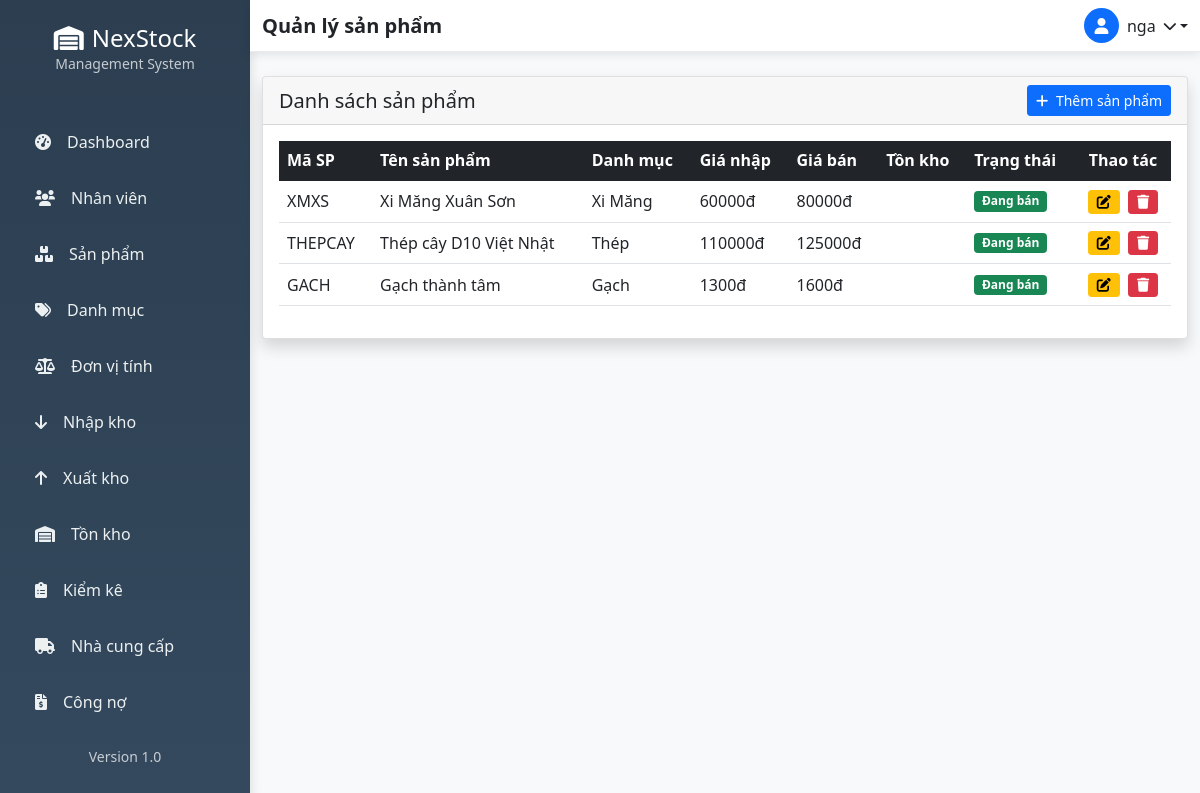
The app's page /san-pham/ (signed in), older data.
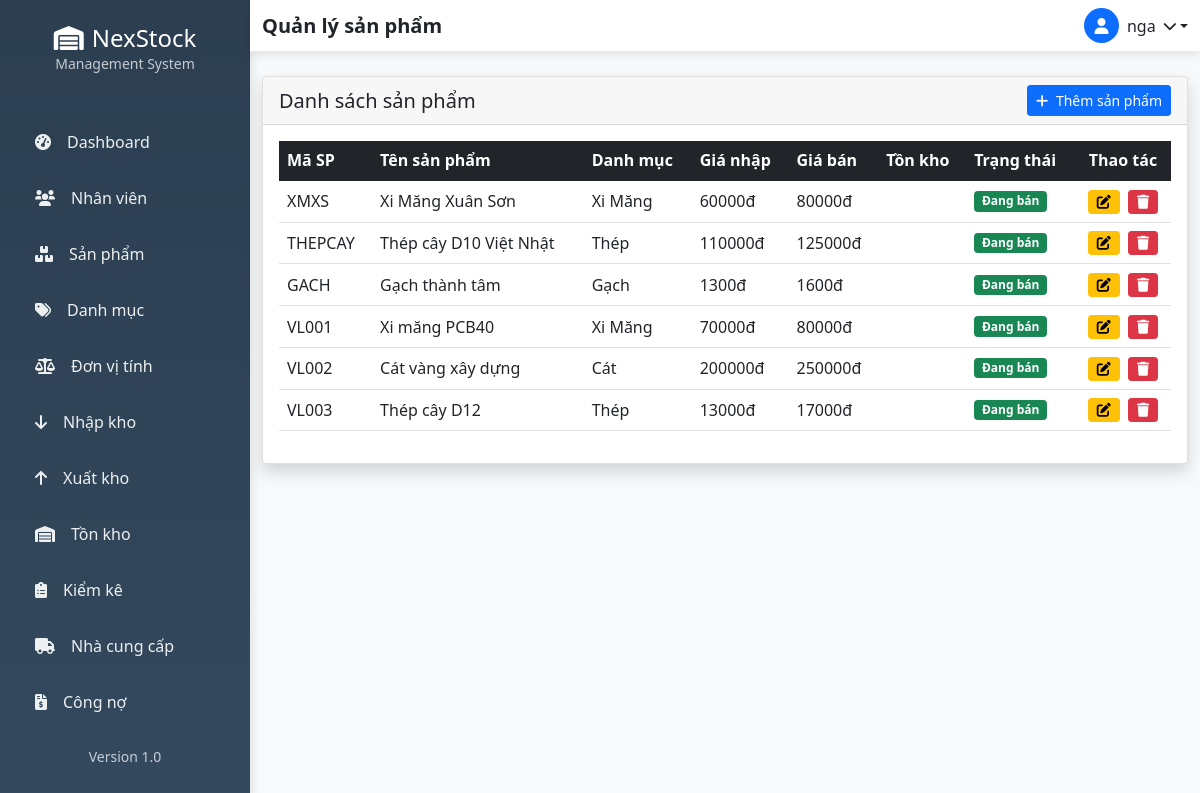
The same page, newer data.
### accounts/models.py (models this page shows, shortened)
class NguoiDung(AbstractUser):
    ho_ten = models.CharField(max_length=100, blank=True)
    vai_tro = models.CharField(max_length=20, choices=[
        ('admin', 'Quản trị viên'),
        ('manager', 'Quản lý'),
        ('staff', 'Nhân viên'),
    ], default='staff')
    trang_thai = models.BooleanField(default=True)

### products/models.py (models this page shows, shortened)
class SanPham(models.Model):
    danh_muc = models.ForeignKey(DanhMucSanPham, on_delete=models.CASCADE)
    don_vi_tinh = models.ForeignKey(DonViTinh, on_delete=models.CASCADE)
    ma_san_pham = models.CharField(max_length=50, unique=True)
    ten_san_pham = models.CharField(max_length=200)
    mo_ta = models.TextField(blank=True, null=True)
    gia_nhap = models.DecimalField(max_digits=15, decimal_places=2)
    gia_ban = models.DecimalField(max_digits=15, decimal_places=2)
    trang_thai = models.BooleanField(default=True)
    ngay_tao = models.DateTimeField(auto_now_add=True)
    class Meta:
        verbose_name = "Sản phẩm"
        verbose_name_plural = "Sản phẩm"

class DanhMucSanPham(models.Model):
    ten_danh_muc = models.CharField(max_length=100)
    mo_ta = models.TextField(blank=True, null=True)
    trang_thai = models.BooleanField(default=True)
    ngay_tao = models.DateTimeField(auto_now_add=True)
    class Meta:
        verbose_name = "Danh mục sản phẩm"
        verbose_name_plural = "Danh mục sản phẩm"

### products/views.py (the view)
# urls.py: path('', views.product_list, name='product_list'),
@login_required
def product_list(request):
    products = SanPham.objects.all()
    return render(request, 'products/product_list.html', {'products': products})

### templates/products/product_list.html (shortened to what this page needs)
{% extends 'base.html' %}
{% block page_title %}Quản lý sản phẩm{% endblock %}
{% block content %}
<div class="card shadow">
    <div class="card-header d-flex justify-content-between align-items-center">
        <h5 class="card-title mb-0">Danh sách sản phẩm</h5>
        <a href="{% url 'product_create' %}" class="btn btn-primary btn-sm">
            <i class="fas fa-plus me-1"></i> Thêm sản phẩm
        </a>
    </div>
    <div class="card-body">
        <div class="table-responsive">
            <table class="table table-hover align-middle">
                <thead class="table-dark">
                    <tr>
                        <th>Mã SP</th>
                        <th>Tên sản phẩm</th>
                        <th>Danh mục</th>
                        <th>Giá nhập</th>
                        <th>Giá bán</th>
                        <th>Tồn kho</th>
                        <th>Trạng thái</th>
                        <th class="text-center">Thao tác</th>
                    </tr>
                </thead>
                <tbody>
                    {% for product in products %}
                    <tr>
                        <td>{{ product.ma_san_pham }}</td>
                        <td>{{ product.ten_san_pham }}</td>
                        <td>{{ product.danh_muc.ten_danh_muc }}</td>
                        <td>{{ product.gia_nhap|floatformat:0 }}đ</td>
                        <td>{{ product.gia_ban|floatformat:0 }}đ</td>
                        <td>{{ product.ton_kho }}</td>
                        <td>
                            {% if product.trang_thai %}
                                <span class="badge bg-success">Đang bán</span>
                            {% else %}
                                <span class="badge bg-secondary">Ngừng bán</span>
                            {% endif %}
                        </td>
                        <td class="text-center">
                            <a href="{% url 'product_edit' product.id %}" class="btn btn-sm btn-warning me-1">
                                <i class="fas fa-edit"></i>
                            </a>
                            <a href="{% url 'product_delete' product.id %}" class="btn btn-sm btn-danger">
                                <i class="fas fa-trash"></i>
                            </a>
                        </td>
                    </tr>
                    {% empty %}
                    <tr>
                        <td colspan="8" class="text-center text-muted">Chưa có sản phẩm nào.</td>
                    </tr>
                    {% endfor %}
                </tbody>
            </table>
        </div>
    </div>
</div>
{% endblock %}

### templates/base.html (shortened to what this page needs)
{% load static %}
<html lang="vi">
<head>
    <link href="https://cdn.jsdelivr.net/npm/bootstrap@5.1.3/dist/css/bootstrap.min.css" rel="stylesheet">
    <link rel="stylesheet" href="https://cdnjs.cloudflare.com/ajax/libs/font-awesome/6.0.0/css/all.min.css">
</head>
<body>
{% if user.is_authenticated %}
<div class="d-flex">
    <div class="sidebar">
        <div class="sidebar-header text-center py-4">
            <h4 class="text-white mb-0">
                <i class="fas fa-warehouse me-2"></i>NexStock
            </h4>
            <small class="text-light opacity-75">Management System</small>
        </div>
        <nav class="nav flex-column mt-3">
            <a class="nav-link {% if request.resolver_match.url_name == 'dashboard' %}active{% endif %}"
               href="{% url 'dashboard' %}">
                <i class="fas fa-tachometer-alt me-3"></i>Dashboard
            </a>
            <a class="nav-link {% if 'nhan-vien' in request.path %}active{% endif %}"
               href="{% url 'danh_sach_nhan_vien' %}">
                <i class="fas fa-users me-3"></i>Nhân viên
            </a>
            <a class="nav-link {% if 'product' in request.path %}active{% endif %}"
               href="{% url 'product_list' %}">
                <i class="fas fa-boxes me-3"></i>Sản phẩm
            </a>
            <a class="nav-link {% if 'category' in request.path %}active{% endif %}"
               href="{% url 'category_list' %}">
                <i class="fas fa-tags me-3"></i>Danh mục
            </a>
            <a class="nav-link {% if 'unit' in request.path %}active{% endif %}"
               href="{% url 'unit_list' %}">
                <i class="fas fa-balance-scale me-3"></i>Đơn vị tính
            </a>
            <a class="nav-link {% if 'nhap' in request.path %}active{% endif %}"
               href="{% url 'inventory:danh_sach_nhap' %}">
                <i class="fas fa-arrow-down me-3"></i>Nhập kho
            </a>
            <a class="nav-link {% if 'xuat' in request.path %}active{% endif %}"
               href="{% url 'inventory:danh_sach_xuat' %}">
                <i class="fas fa-arrow-up me-3"></i>Xuất kho
            </a>
            <a class="nav-link {% if 'ton-kho' in request.path %}active{% endif %}"
               href="{% url 'inventory:chi_tiet_ton_kho' kho_id=1 %}">
                <i class="fas fa-warehouse me-3"></i>Tồn kho
            </a>
            <a class="nav-link {% if 'kiem-ke' in request.path %}active{% endif %}"
               href="{% url 'inventory:danh_sach_kiem_ke' %}">
                <i class="fas fa-clipboard-list me-3"></i>Kiểm kê
            </a>
            <a class="nav-link" href="/doi-tac/nha-cung-cap/">
                <i class="fas fa-truck me-3"></i>Nhà cung cấp
            </a>
            <a class="nav-link {% if 'debt' in request.path %}active{% endif %}"
               href="{% url 'debt:congno_list' %}">
                <i class="fas fa-file-invoice-dollar me-3"></i>Công nợ
            </a>
        </nav>
        <div class="sidebar-footer mt-auto p-3 text-center">
            <small class="text-light opacity-75">Version 1.0</small>
        </div>
    </div>
    <div class="main-content flex-grow-1">
        <nav class="navbar navbar-custom navbar-expand-lg">
            <div class="container-fluid d-flex justify-content-between">
                <h5 class="mb-0 fw-bold">{% block page_title %}Dashboard{% endblock %}</h5>
                <div class="dropdown">
                    <a href="#" class="dropdown-toggle text-dark text-decoration-none d-flex align-items-center"
                       id="userDropdown" data-bs-toggle="dropdown" aria-expanded="false">
                        <div class="bg-primary rounded-circle d-flex align-items-center justify-content-center me-2"
                             style="width: 35px; height: 35px;">
                            <i class="fas fa-user text-white"></i>
                        </div>
                        <span class="me-2">{{ user.username }}</span>
                        <i class="fas fa-chevron-down small"></i>
                    </a>
                </div>
            </div>
        </nav>
        <div class="container-fluid py-4">
            {% block content %}{% endblock %}
        </div>
    </div>
</div>
{% else %}
<div class="auth-wrapper">
    {% block auth_content %}{% endblock %}
</div>
{% endif %}
</body>
</html>

### templates/base.html (style rules this page uses)
:root { --primary-color: #2c3e50; --secondary-color: #34495e; --accent-color: #3498db; --sidebar-width: 250px; }
.sidebar { background: linear-gradient(180deg, var(--primary-color) 0%, var(--secondary-color) 100%); min-height: 100vh; width: var(--sidebar-width); position: fixed; left: 0; top: 0; box-shadow: 2px 0 10px rgba(0,0,0,0.1); }
.sidebar .nav-link { color: #ecf0f1; padding: 12px 20px; border-radius: 8px; margin: 4px 15px; transition: all 0.3s ease; font-weight: 500; }
.main-content { margin-left: var(--sidebar-width); min-height: 100vh; background-color: #f8f9fa; }
.navbar-custom { background: white !important; box-shadow: 0 2px 10px rgba(0,0,0,0.1); border-bottom: 1px solid #e9ecef; }

Row changes from the older to the newer data that the page shows:
added SanPham: ma_san_pham "VL001", ten_san_pham "Xi măng PCB40", danh_muc.ten_danh_muc "Xi Măng", gia_nhap "70000", gia_ban "80000", trang_thai "Đang bán"
added SanPham: ma_san_pham "VL002", ten_san_pham "Cát vàng xây dựng", danh_muc.ten_danh_muc "Cát", gia_nhap "200000", gia_ban "250000", trang_thai "Đang bán"
added SanPham: ma_san_pham "VL003", ten_san_pham "Thép cây D12", danh_muc.ten_danh_muc "Thép", gia_nhap "13000", gia_ban "17000", trang_thai "Đang bán"
